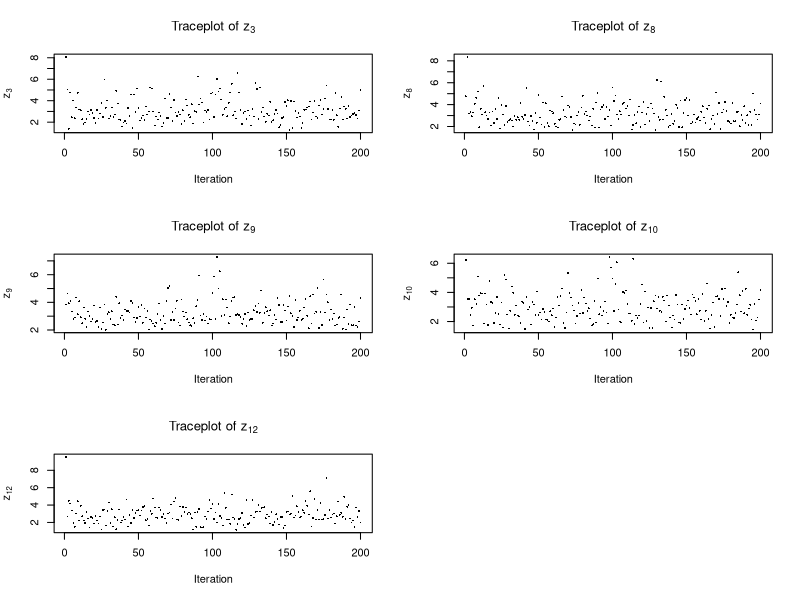
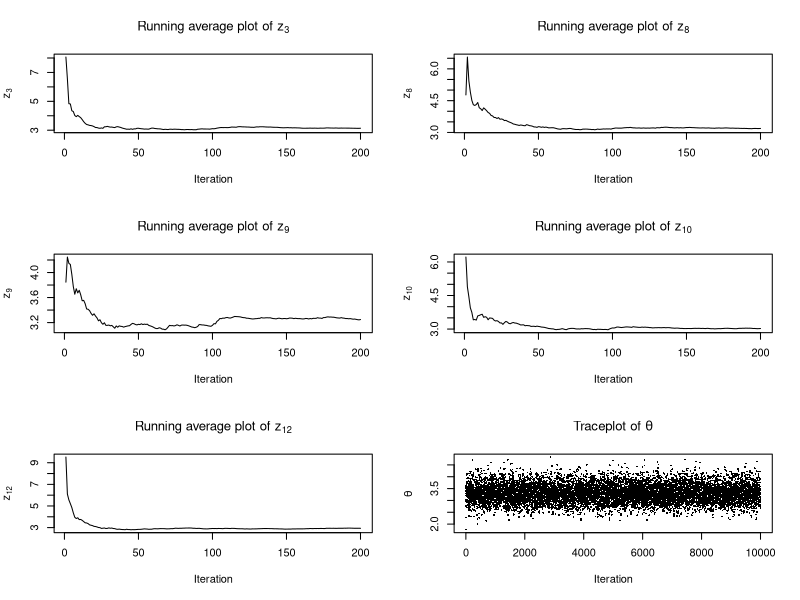
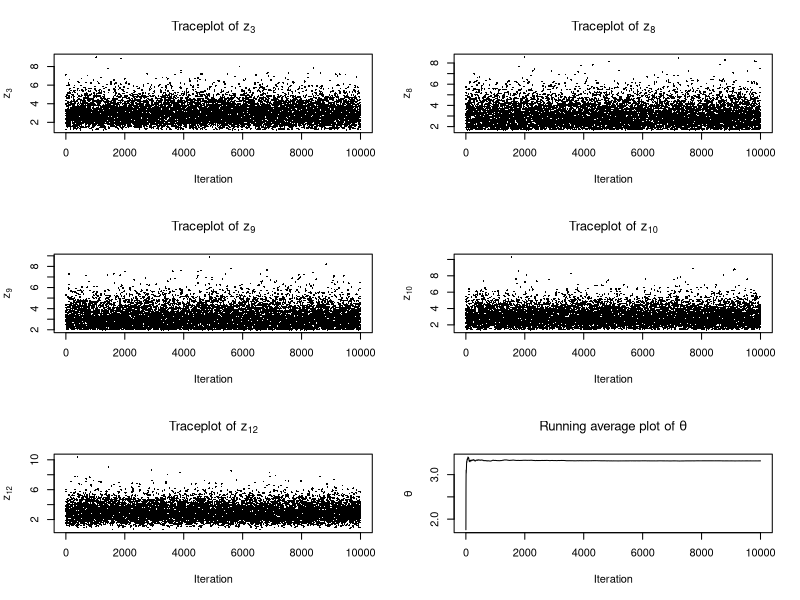
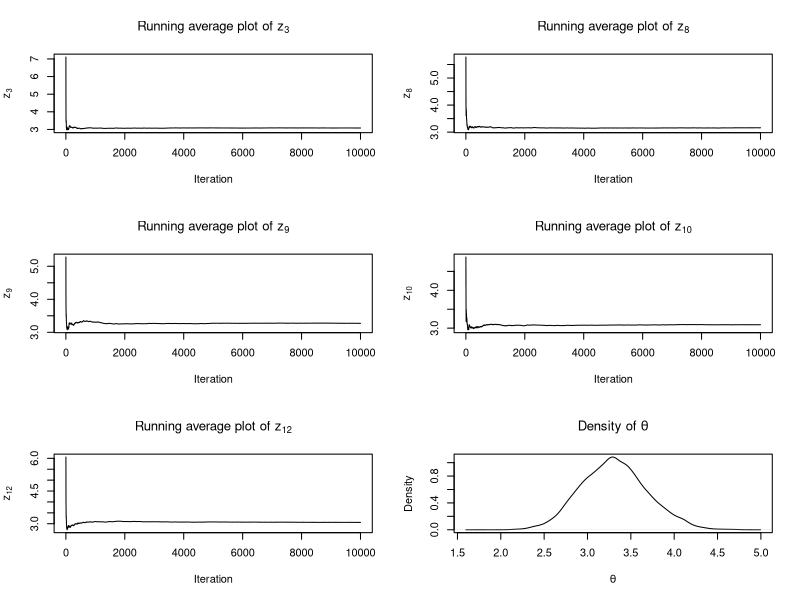
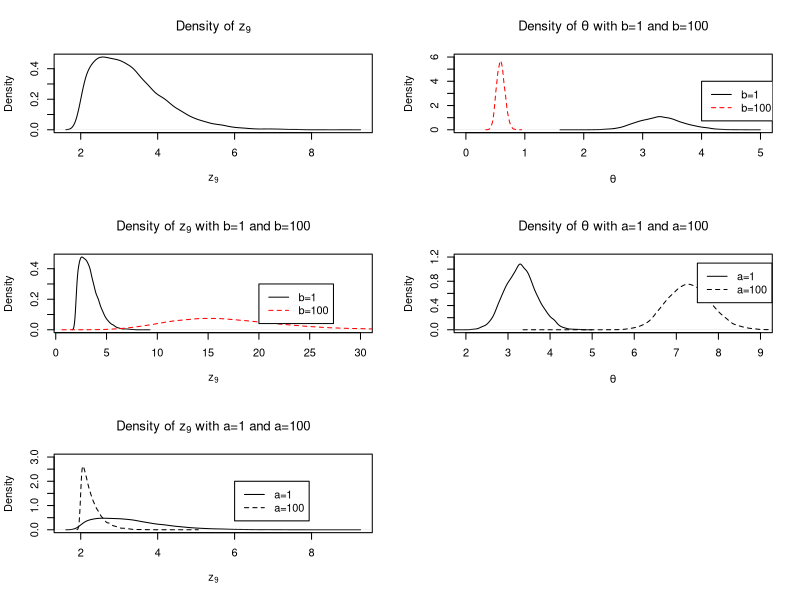

The R source for these figures, in order:
## ---- chunk 1
knitr::opts_chunk$set(echo = TRUE)
## ---- chunk 2

## ---- chunk 3


## ---- chunk 4
# The code here is taken from the lectures (Gibbs Sampling, part 2)
# Set up the function
sampleTrunGamma <- function(t, a, b){
  p0 <- pgamma(t, shape = a, rate = b)
  # Use the modification of the inverse CD method
  x <- runif(1, min = p0, max = 1)
  y <- qgamma(x, shape = a, rate = b)
  return(y)
}
sampleGibbs <- function(z, c, n.iter, init.theta, init.miss, r, a, b,
                        burnin = 1){ 
  z.sum <- sum(z)
  m <- length(c)
  n <- length(z) + m
  miss.vals <- init.miss
  res <- matrix(NA, nrow = n.iter, ncol = 1 + m)
  for (i in 1:n.iter){
    var.sum <- z.sum + sum(miss.vals)
    theta <- rgamma(1, shape = a + n*r, rate = b + var.sum)
    miss.vals <- sapply(c, function(x) {sampleTrunGamma(x, r, theta)})  
    res[i,] <- c(theta, miss.vals)
  }
  return(res[burnin:n.iter,])
}

set.seed(5983)
# set parameter values and enter data
r <- 10
a <- 1
b <- 1
z <- c(3.4,2.9,1.4,3.2,1.8,4.6,2.8)
c <- c(1.2,1.7,2.0,1.4,0.6)
n.iter <- 200
init.theta <- 1
init.missing <- rgamma(length(c), shape = r, rate = init.theta)

res <- sampleGibbs(z, c, n.iter, init.theta, init.missing, r, a, b)

## ---- chunk 5
# Create traceplots of the censored data.
z.labs <- c(0,3,8,9,10,12)
par(mfrow = c(3,2))
for (i in 2:6) {
  # Plot each of the missing variables
  plot(1:n.iter, res[,i],pch = 16, cex=.35, xlab= "Iteration", 
       ylab=bquote(z[.(z.labs[i])]), 
       main=bquote("Traceplot of z"[.(z.labs[i])]))
}
  
## ---- chunk 6
# Calculate the average for each of the columns (code taken from the lecture)
run.avg <- apply(res, 2, cumsum)/(1:n.iter)

# Iterate through the latent variables and plot the running average as a line plot
par(mfrow=c(3,2))
for(i in 2:6) {
  plot(1:n.iter, run.avg[,i], type="l", xlab="Iteration", 
       ylab=bquote(z[.(z.labs[i])]), 
       main=bquote("Running average plot of z"[.(z.labs[i])])) 
}


## ---- chunk 7
# Run the sampler for 10,000 iterations.
n.iter = 10000
set.seed(5983)
res <- sampleGibbs(z, c, n.iter, init.theta, init.missing, r, a, b)
## ---- chunk 8
# Plot the traceplot of theta
# Traceplot created using code from the lecture
plot(1:n.iter, res[,1], pch = 16, cex = .35, xlab = "Iteration", 
     ylab = expression(theta), main = expression(paste("Traceplot of ", theta)))

## ---- chunk 9
# Plot the traceplot of the latent variables with 10,000 iterations
z.labs <- c(0,3,8,9,10,12)
par(mfrow = c(3,2))
for (i in 2:6) {
  # Plot each of the missing variables
  plot(1:n.iter, res[,i],pch = 16, cex=.35, xlab= "Iteration", 
       ylab=bquote(z[.(z.labs[i])]), 
       main=bquote("Traceplot of z"[.(z.labs[i])]))
}
## ---- chunk 10
# Plot the running average of theta for 10,000 iterations
run.avg <- apply(res, 2, cumsum)/(1:n.iter)
# We just want to look at theta here.
plot(1:n.iter, run.avg[,1], type="l", xlab="Iteration", 
     ylab=expression(theta), 
     main=expression(paste("Running average plot of ", theta)))

## ---- chunk 11
# Plot the running average of the latent variables for 10,000 iterations
par(mfrow=c(3,2))
for(i in 2:6) {
  plot(1:n.iter, run.avg[,i], type="l", xlab="Iteration", 
       ylab=bquote(z[.(z.labs[i])]), 
       main=bquote("Running average plot of z"[.(z.labs[i])])) 
}
## ---- chunk 12
# Plot the density for theta
plot(density(res[,1]), xlab=expression(theta), 
     main=expression(paste("Density of ", theta)))
## ---- chunk 13
# Plot the density of z_9
plot(density(res[,4]), xlab=expression("z"[9]), main=expression("Density of z"[9]))
## ---- chunk 14
# Look at r = 10, a = 1, b = 100
r <- 10
a <- 1
b <- 100
n.iter = 10000
# Save into a new matrix, so that we can plot against the original data.
res.d <- sampleGibbs(z, c, n.iter, init.theta, init.missing, r, a, b)
## ---- chunk 15
# Again, plot the density of theta
plot(density(res[,1]), xlim=c(0,5), ylim=c(0,6), xlab=expression(theta), main=expression(paste("Density of ", theta, " with b=1 and b=100")))
lines(density(res.d[,1]), col="red", lty=2)
legend(4,4, legend=c("b=1", "b=100"), col=c("black", "red"), lty=1:2)
## ---- chunk 16
# Plot the two densities of z9 using the different values of b
plot(density(res[,4]), xlim=c(1, 30), xlab=expression("z"[9]), 
     main=expression(paste("Density of z"[9], " with b=1 and b=100")))
lines(density(res.d[,4]), col="red", lty=2)
legend(20,0.3, legend=c("b=1", "b=100"), col=c("black", "red"), lty=1:2)

## ---- chunk 17
# Look at 4 = 10, a = 100, b = 1
r <- 10
a <- 100
b <- 1
n.iter = 10000
# Save into a new matrix, so that we can plot against the original data.
res.d <- sampleGibbs(z, c, n.iter, init.theta, init.missing, r, a, b)
## ---- chunk 18
# plot the densities for different values of a
plot(density(res[,1]), xlim=c(2,9), ylim=c(0,1.2), xlab=expression(theta), main=expression(paste("Density of ", theta, " with a=1 and a=100")))
lines(density(res.d[,1]), lty=2)
legend(7.5,1.1, legend=c("a=1", "a=100"), lty=1:2)
## ---- chunk 19
# Plot the two densities of z9 using the different values of b
plot(density(res[,4]), ylim=c(0,3),xlab=expression("z"[9]), 
     main=expression(paste("Density of z"[9], " with a=1 and a=100")))
lines(density(res.d[,4]), lty=2)
legend(6,2, legend=c("a=1", "a=100"), lty=1:2)

